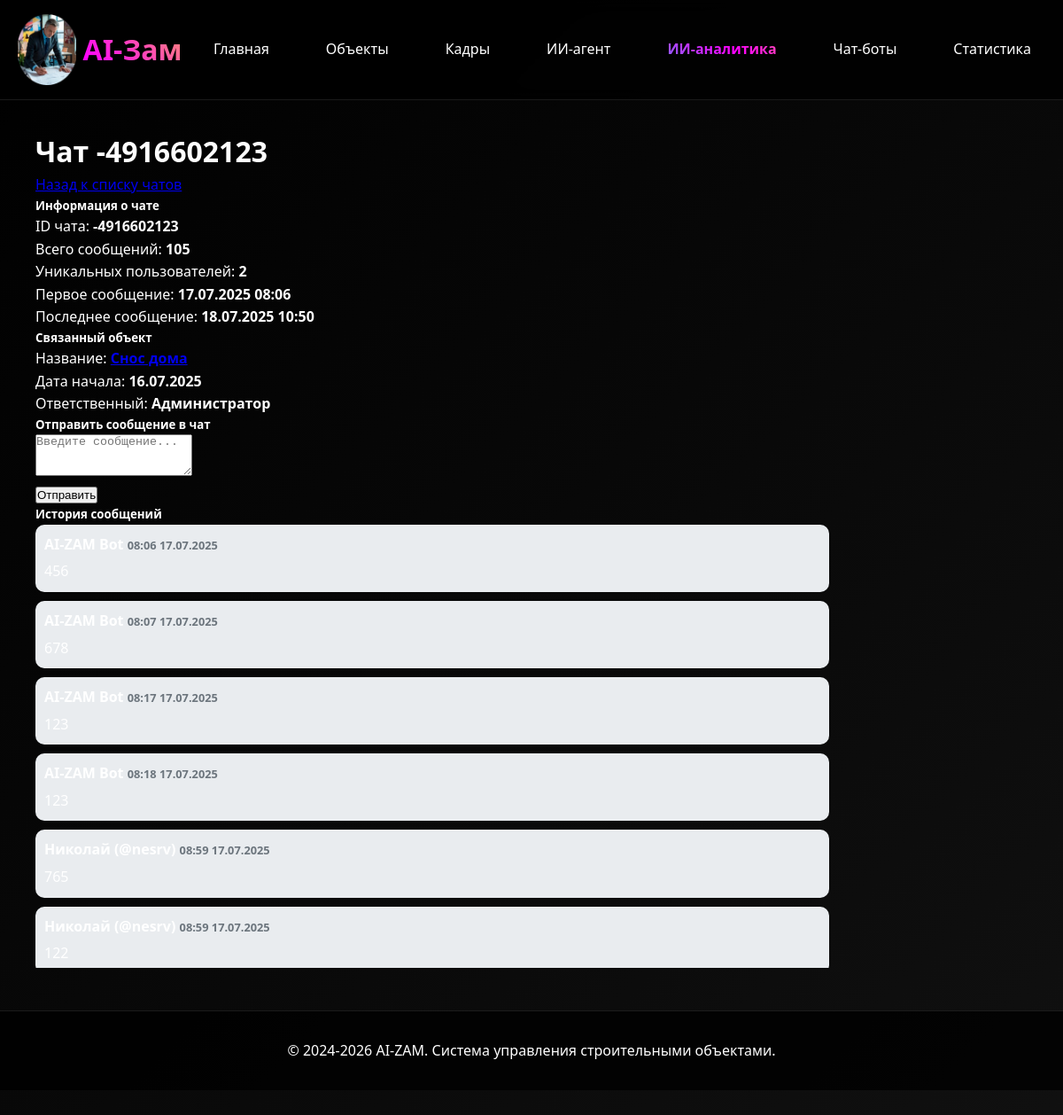
Page /telegram/chats/-4916602123/ on the earlier database version.
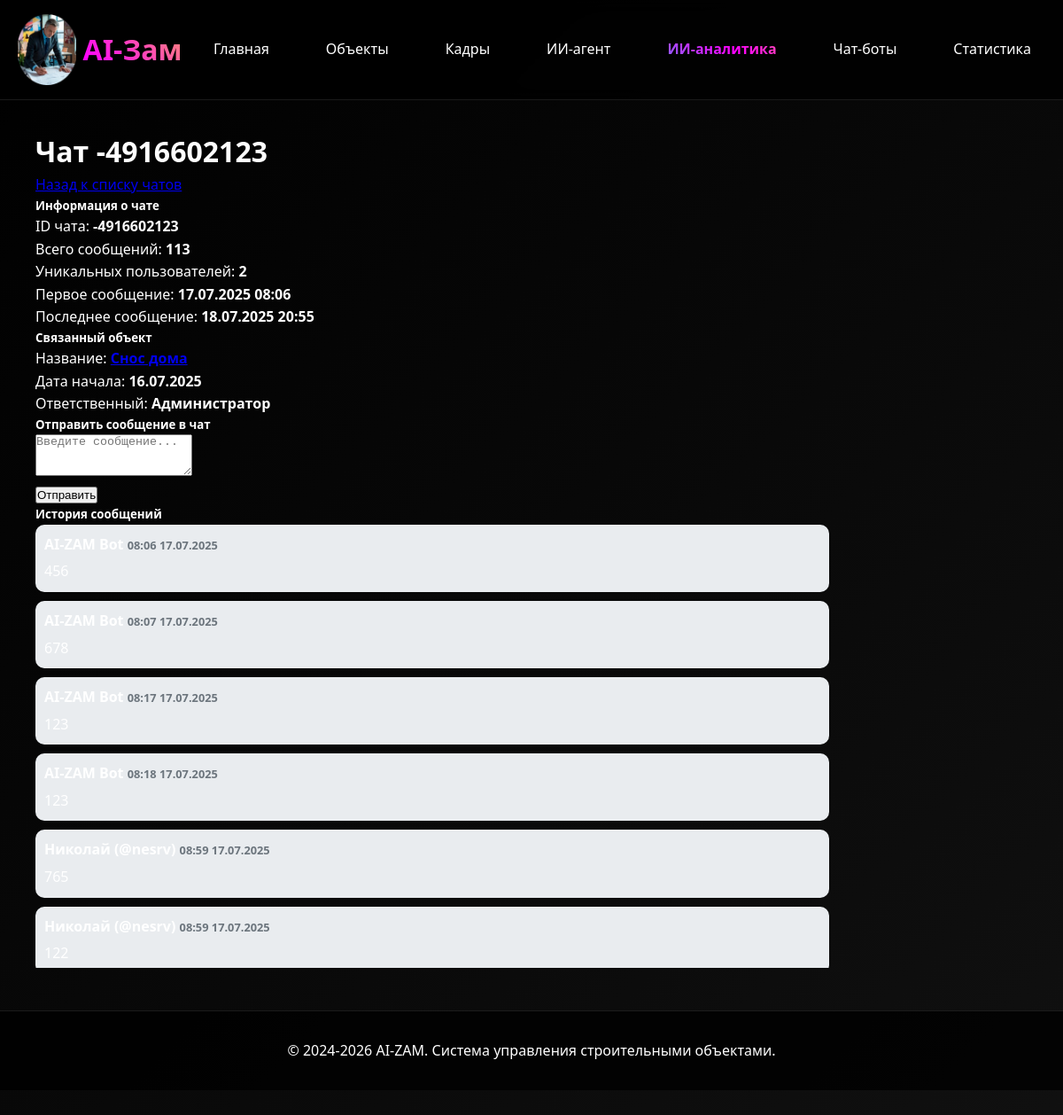
Same page on the later database version.
### telegrambot/models.py (models this page shows, shortened)
class ChatMessage(models.Model):
    chat_id = models.CharField(max_length=255, verbose_name="ID чата")
    message_text = models.TextField(verbose_name="Текст сообщения")
    from_user = models.CharField(max_length=255, verbose_name="От пользователя")
    created_at = models.DateTimeField(auto_now_add=True, verbose_name="Дата создания")
    message_id = models.BigIntegerField(null=True, blank=True, verbose_name="ID сообщения")
    reply_to_message_id = models.BigIntegerField(null=True, blank=True, verbose_name="ID сообщения, на которое отвечают")
    forward_from = models.JSONField(null=True, blank=True, verbose_name="Информация о пересланном сообщении")
    class Meta:
        verbose_name = "Сообщение чата"
        verbose_name_plural = "Сообщения чатов"
        ordering = ['-created_at']
        indexes = [
            models.Index(fields=['chat_id']),
            models.Index(fields=['message_id']),
        ]
    def is_reply(self):
        return self.reply_to_message_id is not None
    def is_forwarded(self):
        return self.forward_from is not None

### telegrambot/views_chat_messages.py (the view)
# urls.py: path('chats/<str:chat_id>/', chat_messages_detail, name='chat_messages_detail'),
def chat_messages_detail(request, chat_id):
    try:
        messages = ChatMessage.objects.filter(
            chat_id=chat_id
        ).order_by('created_at')
        objekt = None
        try:
            objekt = Objekt.objects.filter(chat_id=chat_id).first()
        except:
            pass
        stats = {
            'message_count': messages.count(),
            'first_message': messages.first(),
            'last_message': messages.last(),
            'unique_users': messages.values('from_user').distinct().count()
        }
        top_users = messages.values('from_user').annotate(
            count=Count('id')
        ).order_by('-count')[:10]
        context = {
            'chat_id': chat_id,
            'messages': messages,
            'objekt': objekt,
            'stats': stats,
            'top_users': top_users
        }
        return render(request, 'telegrambot/chat_messages_detail.html', context)
    except Exception as e:
        logger.error(f"Ошибка получения деталей чата {chat_id}: {e}")
        return JsonResponse({'error': str(e)}, status=500)

### telegrambot/templates/telegrambot/chat_messages_detail.html (shortened to what this page needs)
{% extends 'base/base.html' %}
{% block content %}
<div class="container mt-4">
    <div class="d-flex justify-content-between align-items-center mb-4">
        <h1>Чат {{ chat_id }}</h1>
        <a href="{% url 'telegrambot:chat_messages_list' %}" class="btn btn-secondary">
            Назад к списку чатов
        </a>
    </div>
    <div class="row mb-4">
        <div class="col-md-6">
            <div class="card">
                <div class="card-body">
                    <h5 class="card-title">Информация о чате</h5>
                    <p class="card-text">ID чата: <strong>{{ chat_id }}</strong></p>
                    <p class="card-text">Всего сообщений: <strong>{{ stats.message_count }}</strong></p>
                    <p class="card-text">Уникальных пользователей: <strong>{{ stats.unique_users }}</strong></p>
                    {% if stats.first_message %}
                    <p class="card-text">Первое сообщение: <strong>{{ stats.first_message.created_at|date:"d.m.Y H:i" }}</strong></p>
                    {% endif %}
                    {% if stats.last_message %}
                    <p class="card-text">Последнее сообщение: <strong>{{ stats.last_message.created_at|date:"d.m.Y H:i" }}</strong></p>
                    {% endif %}
                </div>
            </div>
        </div>
        <div class="col-md-6">
            <div class="card">
                <div class="card-body">
                    <h5 class="card-title">Связанный объект</h5>
                    {% if objekt %}
                    <p class="card-text">Название: <strong><a href="{% url 'object:detail' objekt.id %}">{{ objekt.nazvanie }}</a></strong></p>
                    <p class="card-text">Дата начала: <strong>{{ objekt.data_nachala|date:"d.m.Y" }}</strong></p>
                    <p class="card-text">Ответственный: <strong>{{ objekt.otvetstvennyj }}</strong></p>
                    {% else %}
                    <p class="card-text">Чат не связан с объектом</p>
                    {% endif %}
                </div>
            </div>
        </div>
    </div>
    <div class="row mb-4">
        <div class="col-md-12">
            <div class="card">
                <div class="card-body">
                    <h5 class="card-title">Отправить сообщение в чат</h5>
                    <form id="send-message-form">
                        <div class="mb-3">
                            <textarea class="form-control" id="message-text" rows="3" placeholder="Введите сообщение..."></textarea>
                        </div>
                        <button type="submit" class="btn btn-primary">Отправить</button>
                    </form>
                </div>
            </div>
        </div>
    </div>
    <div class="row">
        <div class="col-md-12">
            <div class="card">
                <div class="card-header">
                    <h5>История сообщений</h5>
                </div>
                <div class="card-body">
                    <div id="chat-container">
                        {% for message in messages %}
                        <div class="message {% if 'бот' in message.from_user|lower %}message-from-bot{% else %}message-from-user{% endif %}  ">
                            <div class="message-header">
                                {{ message.from_user }}
                                <span class="message-time">{{ message.created_at|date:"H:i d.m.Y" }}</span>
                            </div>
                            <div class="message-content">
                                {{ message.message_text|linebreaks }}
                            </div>
                        </div>
                        {% empty %}
                        <div class="text-center">
                            <p>Нет сообщений в этом чате</p>
                        </div>
                        {% endfor %}
                    </div>
                </div>
            </div>
        </div>
    </div>
</div>
{% endblock %}

Differences in the rows shown:
no longer on this page (row unchanged): ChatMessage: last_message.created_at "18.07.2025 10:50"
added ChatMessage: last_message.created_at "18.07.2025 20:55"
Other differences:
{{ stats.message_count }}: "105" → "113"
